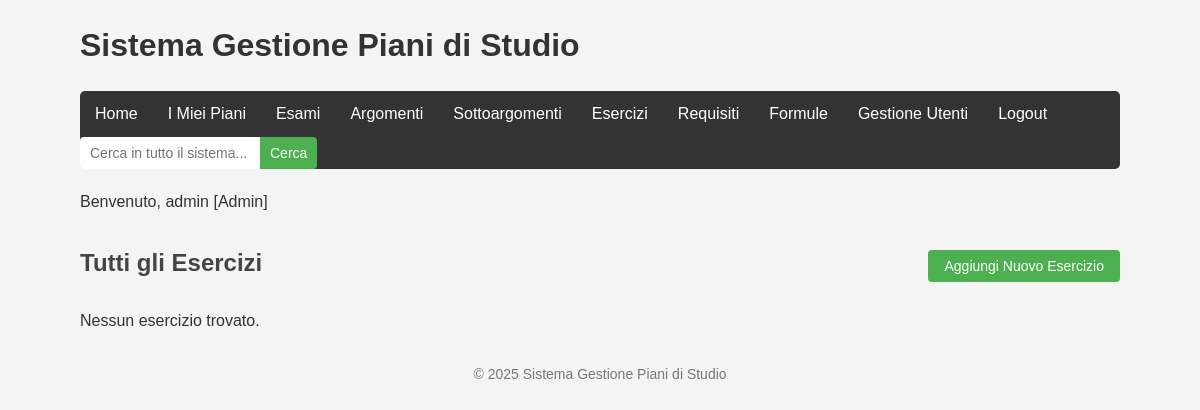
Before: /pages/esercizi.php (signed in) with the older database file.
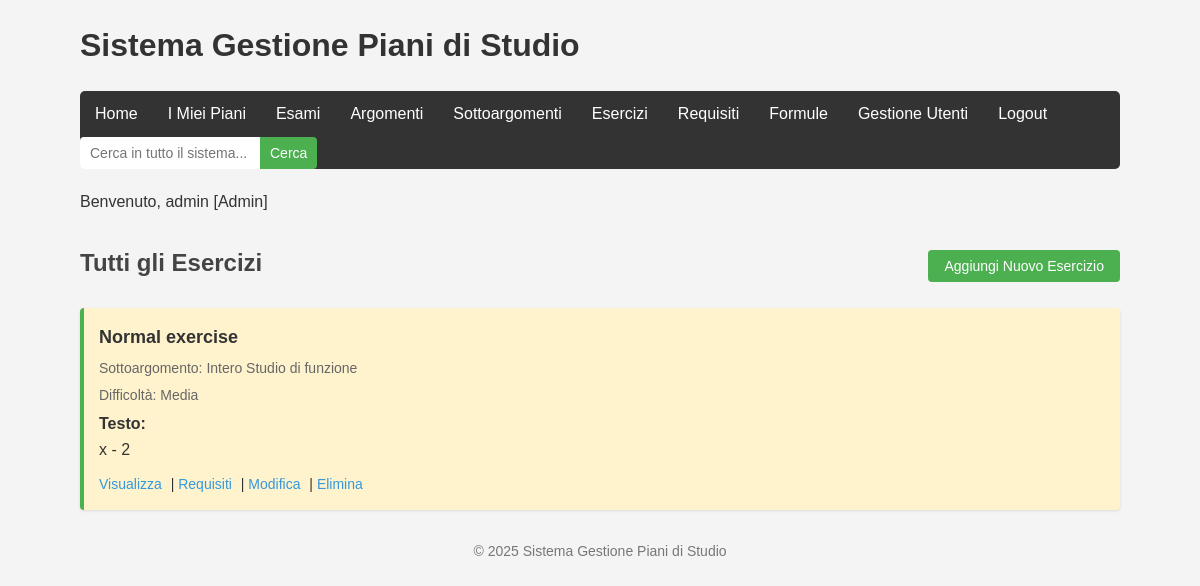
After: the same page with the newer database file.
### tables this page shows
CREATE TABLE `esercizi` (
  `id` int(11) NOT NULL,
  `sottoargomento_id` int(11) NOT NULL,
  `titolo` varchar(100) NOT NULL,
  `testo` text NOT NULL,
  `soluzione` text DEFAULT NULL,
  `difficolta` int(11) DEFAULT 2
);

CREATE TABLE `sottoargomenti` (
  `id` int(11) NOT NULL,
  `argomento_id` int(11) NOT NULL,
  `titolo` varchar(100) NOT NULL,
  `descrizione` text DEFAULT NULL,
  `livello_profondita` int(11) DEFAULT 1
);

### models/esercizio.php (called while the page is built, shortened)
<?php
class Esercizio {
    private $conn;
    private $table_name = "esercizi";
    public function __construct($db) {
        $this->conn = $db;
    }
    public function readAll() {
        $query = "SELECT e.*, s.titolo as sottoargomento_titolo
                  FROM " . $this->table_name . " e
                  LEFT JOIN sottoargomenti s ON e.sottoargomento_id = s.id
                  ORDER BY e.difficolta ASC, e.titolo ASC";
        $stmt = $this->conn->prepare($query);
        $stmt->execute();
        return $stmt;
    }
}
?>

### pages/esercizi.php (the view, shortened to what this page needs)
<?php
include_once '../ui/includes/header.php';
include_once '../models/esercizio.php';
$database = new Database();
$db = $database->getConnection();
$esercizio = new Esercizio($db);
$sottoargomento_id = isset($_GET['sottoargomento_id']) ? $_GET['sottoargomento_id'] : null;
$sottoargomento_info = null;
echo "<div class='header-with-button'>";
if ($sottoargomento_id && $sottoargomento_info) {
    echo "<h2>Esercizi di: " . htmlspecialchars($sottoargomento_info['titolo']) . "</h2>";
} else {
    echo "<h2>Tutti gli Esercizi</h2>";
}
if (isset($_SESSION['user_id'])) {
    echo "<button id='showCreateFormBtn' class='btn-primary'>Aggiungi Nuovo Esercizio</button>";
}
echo "</div>";
$stmt = $sottoargomento_id ? $esercizio->readBySottoArgomento($sottoargomento_id) : $esercizio->readAll();
$num = $stmt->rowCount();
if ($num > 0) {
    echo "<ul class='item-list'>";
    while ($row = $stmt->fetch(PDO::FETCH_ASSOC)) {
        extract($row);
        $sottoargomento_info_display = isset($sottoargomento_titolo) ?
            "<div class='item-meta'>Sottoargomento: " . htmlspecialchars($sottoargomento_titolo) . "</div>" : "";
        $difficolta_class = "difficulty-$difficolta";
        $difficolta_text = ($difficolta == 1) ? "Facile" : (($difficolta == 2) ? "Media" : "Difficile");
        echo "<li class='$difficolta_class'>
                <div class='item-title'>" . htmlspecialchars($titolo) . "</div>
                $sottoargomento_info_display
                <div class='item-meta'>Difficoltà: $difficolta_text</div>
                <div class='item-description'>
                    <strong>Testo:</strong><br>
                    " . nl2br(htmlspecialchars(substr($testo, 0, 200))) . (strlen($testo) > 200 ? "..." : "") . "
                </div>
                <div class='item-actions'>
                    <a href='view_esercizio.php?id=$id'>Visualizza</a> |
                    <a href='requisiti.php?esercizio_id=$id'>Requisiti</a>";
        if (isset($_SESSION['user_id'])) {
            echo " | <a href='?edit=$id" . ($sottoargomento_id ? "&sottoargomento_id=$sottoargomento_id" : "") . "'>Modifica</a>";
            echo " | <a href='?delete=$id" . ($sottoargomento_id ? "&sottoargomento_id=$sottoargomento_id" : "") . "' onclick='return confirm(\"Sei sicuro di voler eliminare questo esercizio?\");'>Elimina</a>";
        }
        echo "</div></li>";
    }
    echo "</ul>";
} else {
    echo "<p>Nessun esercizio trovato." . ($sottoargomento_id ? " Aggiungi un esercizio a questo sottoargomento." : "") . "</p>";
}
include_once '../ui/includes/footer.php';
?>

Changed rows visible on the page:
added esercizi: titolo "Normal exercise", sottoargomento.titolo "Intero Studio di funzione", difficolta "Media", testo "x - 2"
Other visible differences:
text no longer shown: "Nessun esercizio trovato."
